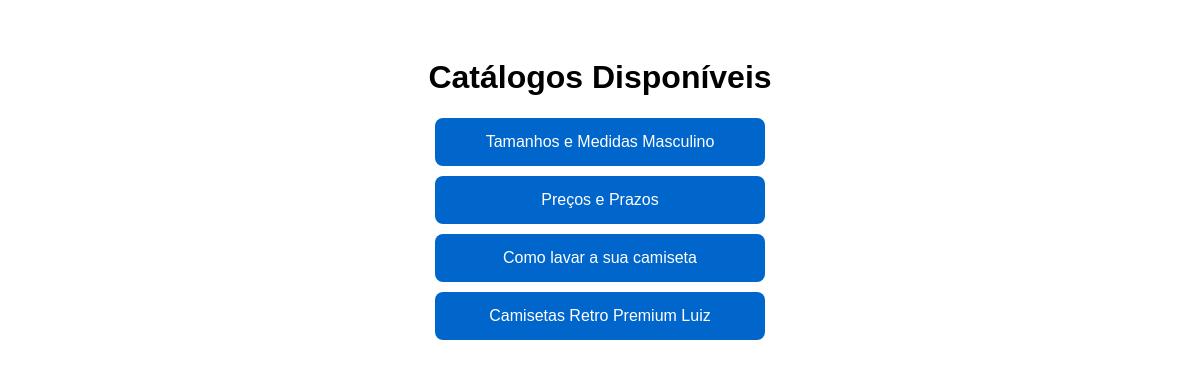
The page / on the database its author committed.
### tables this page shows
CREATE TABLE catalogos (
    id INTEGER PRIMARY KEY AUTOINCREMENT,
    nome TEXT NOT NULL,
    link TEXT NOT NULL
);

### app.py (the view)
@app.route("/")
def index():
    conn = get_db_connection()
    catalogos = conn.execute('SELECT * FROM catalogos').fetchall()
    conn.close()
    return render_template("index.html", catalogos=catalogos)

### app.py (called while the page is built)
def get_db_connection():
    conn = sqlite3.connect('catalogos.db')
    conn.row_factory = sqlite3.Row
    return conn

### templates/index.html (shortened to what this page needs)
<!DOCTYPE html>
<html>
<head>
    <link rel="stylesheet" href="/static/style.css">
</head>
<body>
    <h1>Catálogos Disponíveis</h1>
    {% for item in catalogos %}
        <a class="btn" href="{{ item.link }}" target="_blank">{{ item.nome }}</a>
    {% endfor %}
</body>
</html>

### static/style.css (style rules this page uses)
body { font-family: sans-serif; text-align: center; padding: 30px; }
.btn { display: block; padding: 15px; margin: 10px auto; width: 300px; background-color: #0066cc; color: white; text-decoration: none; border-radius: 8px; }

### rows shown on the page
catalogos: nome "Tamanhos e Medidas Masculino"
catalogos: nome "Preços e Prazos"
catalogos: nome "Como lavar a sua camiseta"
catalogos: nome "Camisetas Retro Premium Luiz"
